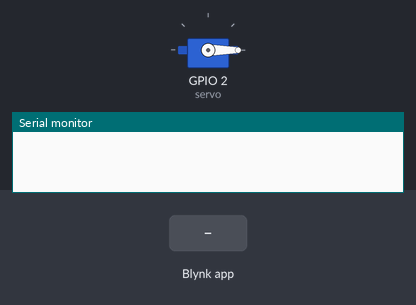
The sketch below on a simulated ESP8266 (NodeMCU). Shown: servo, the last lines printed to the serial monitor. The test bench sets the inputs (shaded band). WiFi joins after 1.5 s; servers stay silent unless stated.

Above: at 3.0 s.
3.1 s: Blynk app writes 200 to V1
At 4.2 s:
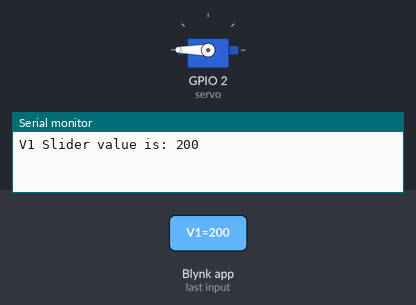
4.6 s: Blynk app writes 0 to V1
At 5.3 s:
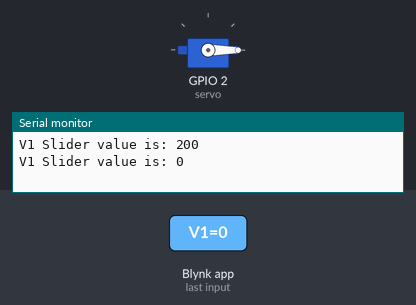
Timing chart, 0 to 7.6 s (numbered marks = the images above; inputs shaded):
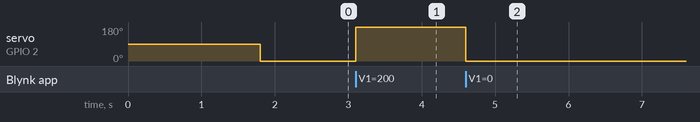

Measured:
- after the input at 3.1 s, servo on GPIO 2 (servo): 0° → 180° at once
- after the input at 4.6 s, servo on GPIO 2 (servo): 180° → 0° at once

The sketch:

NodeMCU_Blynk_Servo.ino
```cpp
#include <BlynkSimpleEsp8266.h>
#include <Servo.h>
#include <SPI.h>
#include <ESP8266WiFi.h>

char ssid[]= "VIETTEL";
char pass[] = "Sherlock2211vtag";
char auth[] = "b4237e6000db40108fb083d135f38de0";
int retVal;
Servo servo;
BLYNK_WRITE(V1) //Button Widget is writing to pin V1
  {
    int val = param.asInt();
    Serial.print("V1 Slider value is: ");
    Serial.println(val);
    retVal = val;
  }

void setup() {
  // put your setup code here, to run once:
  Serial.begin(115200);
  Blynk.begin(auth,ssid,pass);
  servo.attach(2);
}

void loop() {
  // put your main code here, to run repeatedly:
  Blynk.run();
  //BLYNK_WRITE(V1);
  servo.write(retVal);
}
```
